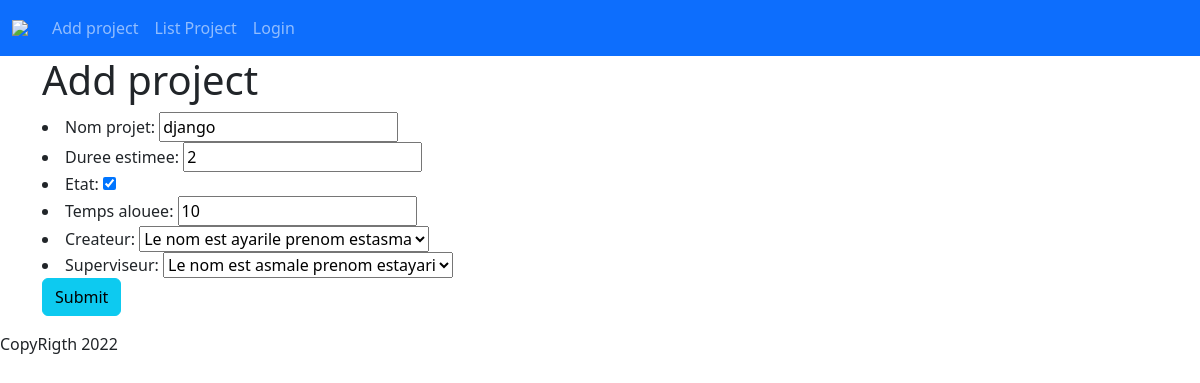
/App/UpdateProjet/2, run on the app's committed database.
### App/models.py (models this page shows)
class Projet(models.Model):
    nom_projet= models.CharField(max_length=255)
    duree_projet= models.IntegerField('duree estimee',default=0)
    etat= models.BooleanField(default=False)
    temps_alouee= models.IntegerField(validators=[MinValueValidator(1),MaxValueValidator(10)])
    membres= models.ManyToManyField(
        Etudiant,
        related_name="les_projets",
        through= 'memberShipInProject'
    )
    createur=models.OneToOneField(
        Etudiant,
        on_delete=models.SET_NULL,
        null=True
    )
    superviseur= models.ForeignKey(
        coach,
        on_delete=models.CASCADE
    )

### App/views.py (the view)
# urls.py: path('UpdateProjet/<int:pk>',UpdateProjet.as_view(),name="update_projet"),
class UpdateProjet(UpdateView):
    model=Projet
    form_class= AjoutForm
    success_url=reverse_lazy("Aff")

### App/forms.py
class AjoutForm(forms.ModelForm):
    class Meta:
        model = Projet
        fields=('__all__')
        exclude=('membres',)

### App/models.py (called while the page is built)
    def __str__(self):
        return  "Le nom est "+self.nom+"le prenom est" +self.prenom

### Templates/App/projet_form.html (shortened to what this page needs)
{% extends 'base.html' %}
{% block content %}
<h1>Add project</h1>
<form action="{%url 'add_projet' %}" method="post">
    {{form.as_ul}}
    <input type="submit" value="Submit" class="btn btn-info">
</form>
{% endblock %}

### data on the page
Projet: nom_projet "django", duree_projet "2", etat "☑", temps_alouee "10", createur "Le nom est ayarile prenom estasma", superviseur "Le nom est asmale prenom estayari"
